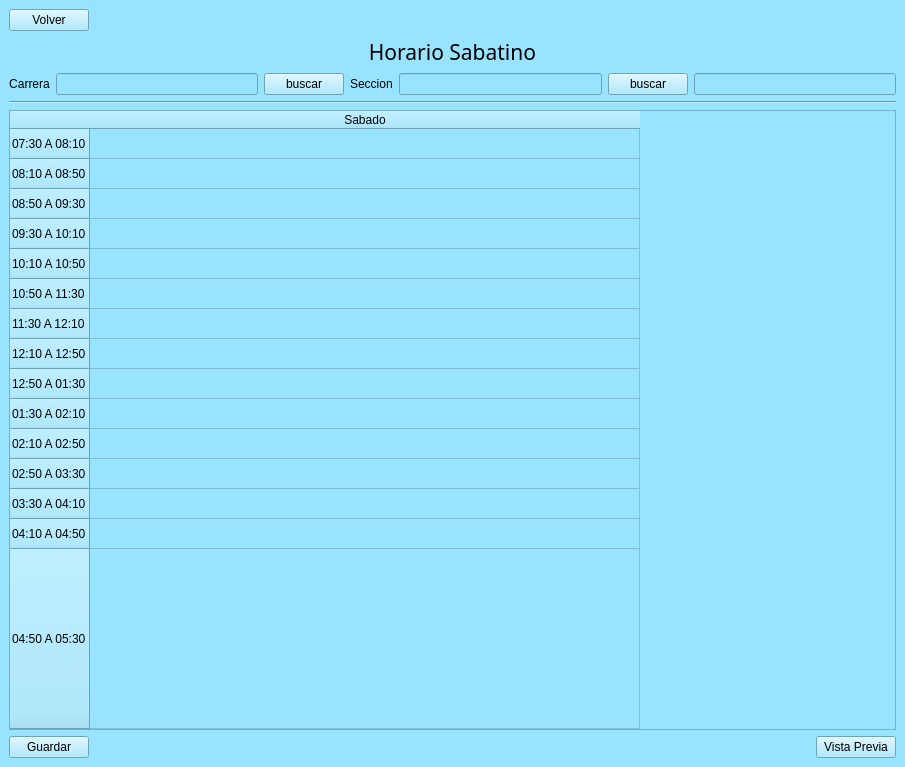
<?xml version="1.0" encoding="UTF-8"?>
<ui version="4.0">
 <class>MainWindow</class>
 <widget class="QMainWindow" name="MainWindow">
  <property name="geometry">
   <rect>
    <x>0</x>
    <y>0</y>
    <width>905</width>
    <height>767</height>
   </rect>
  </property>
  <property name="windowTitle">
   <string>MainWindow</string>
  </property>
  <property name="styleSheet">
   <string notr="true">background-color:rgb(152, 228, 255);</string>
  </property>
  <widget class="QWidget" name="centralwidget">
   <layout class="QVBoxLayout" name="verticalLayout">
    <item>
     <layout class="QHBoxLayout" name="horizontalLayout_3">
      <item>
       <widget class="QPushButton" name="bt_volver">
        <property name="text">
         <string>Volver</string>
        </property>
       </widget>
      </item>
      <item>
       <spacer name="horizontalSpacer_2">
        <property name="orientation">
         <enum>Qt::Horizontal</enum>
        </property>
        <property name="sizeHint" stdset="0">
         <size>
          <width>40</width>
          <height>20</height>
         </size>
        </property>
       </spacer>
      </item>
     </layout>
    </item>
    <item>
     <widget class="QLabel" name="label">
      <property name="font">
       <font>
        <family>3270 Nerd Font Mono</family>
        <pointsize>16</pointsize>
       </font>
      </property>
      <property name="styleSheet">
       <string notr="true">background-color:rgb(152, 228, 255);</string>
      </property>
      <property name="text">
       <string>Horario Sabatino</string>
      </property>
      <property name="textFormat">
       <enum>Qt::AutoText</enum>
      </property>
      <property name="alignment">
       <set>Qt::AlignCenter</set>
      </property>
     </widget>
    </item>
    <item>
     <layout class="QHBoxLayout" name="horizontalLayout">
      <item>
       <widget class="QLabel" name="label_2">
        <property name="text">
         <string>Carrera</string>
        </property>
        <property name="alignment">
         <set>Qt::AlignCenter</set>
        </property>
       </widget>
      </item>
      <item>
       <widget class="QLineEdit" name="lineEdit_Carrera"/>
      </item>
      <item>
       <widget class="QPushButton" name="btn_buscarCarr">
        <property name="text">
         <string>buscar</string>
        </property>
       </widget>
      </item>
      <item>
       <widget class="QLabel" name="label_3">
        <property name="text">
         <string>Seccion</string>
        </property>
       </widget>
      </item>
      <item>
       <widget class="QLineEdit" name="lineEdit_Seccion"/>
      </item>
      <item>
       <widget class="QPushButton" name="btn_buscarSecc">
        <property name="text">
         <string>buscar</string>
        </property>
       </widget>
      </item>
      <item>
       <widget class="QLineEdit" name="lineEdit_Periodo"/>
      </item>
     </layout>
    </item>
    <item>
     <widget class="Line" name="line">
      <property name="orientation">
       <enum>Qt::Horizontal</enum>
      </property>
     </widget>
    </item>
    <item>
     <widget class="QTableWidget" name="tableWidget_HORARIO_sabado">
      <attribute name="horizontalHeaderCascadingSectionResizes">
       <bool>false</bool>
      </attribute>
      <attribute name="horizontalHeaderDefaultSectionSize">
       <number>550</number>
      </attribute>
      <attribute name="verticalHeaderCascadingSectionResizes">
       <bool>true</bool>
      </attribute>
      <attribute name="verticalHeaderMinimumSectionSize">
       <number>23</number>
      </attribute>
      <attribute name="verticalHeaderShowSortIndicator" stdset="0">
       <bool>true</bool>
      </attribute>
      <attribute name="verticalHeaderStretchLastSection">
       <bool>true</bool>
      </attribute>
      <row>
       <property name="text">
        <string>07:30 A 08:10</string>
       </property>
      </row>
      <row>
       <property name="text">
        <string>08:10 A 08:50</string>
       </property>
      </row>
      <row>
       <property name="text">
        <string>08:50 A 09:30</string>
       </property>
      </row>
      <row>
       <property name="text">
        <string>09:30 A 10:10</string>
       </property>
      </row>
      <row>
       <property name="text">
        <string>10:10 A 10:50</string>
       </property>
      </row>
      <row>
       <property name="text">
        <string>10:50 A 11:30</string>
       </property>
      </row>
      <row>
       <property name="text">
        <string>11:30 A 12:10</string>
       </property>
      </row>
      <row>
       <property name="text">
        <string>12:10 A 12:50</string>
       </property>
      </row>
      <row>
       <property name="text">
        <string>12:50 A 01:30</string>
       </property>
      </row>
      <row>
       <property name="text">
        <string>01:30 A 02:10</string>
       </property>
      </row>
      <row>
       <property name="text">
        <string>02:10 A 02:50</string>
       </property>
      </row>
      <row>
       <property name="text">
        <string>02:50 A 03:30</string>
       </property>
      </row>
      <row>
       <property name="text">
        <string>03:30 A 04:10</string>
       </property>
      </row>
      <row>
       <property name="text">
        <string>04:10 A 04:50</string>
       </property>
      </row>
      <row>
       <property name="text">
        <string>04:50 A 05:30</string>
       </property>
      </row>
      <column>
       <property name="text">
        <string>Sabado</string>
       </property>
      </column>
     </widget>
    </item>
    <item>
     <layout class="QHBoxLayout" name="horizontalLayout_2">
      <item>
       <widget class="QPushButton" name="btn_guardar">
        <property name="text">
         <string>Guardar</string>
        </property>
       </widget>
      </item>
      <item>
       <spacer name="horizontalSpacer">
        <property name="orientation">
         <enum>Qt::Horizontal</enum>
        </property>
        <property name="sizeHint" stdset="0">
         <size>
          <width>40</width>
          <height>20</height>
         </size>
        </property>
       </spacer>
      </item>
      <item>
       <widget class="QPushButton" name="btn_vistaPrevia">
        <property name="text">
         <string>Vista Previa</string>
        </property>
       </widget>
      </item>
     </layout>
    </item>
   </layout>
  </widget>
 </widget>
 <resources/>
 <connections/>
</ui>
